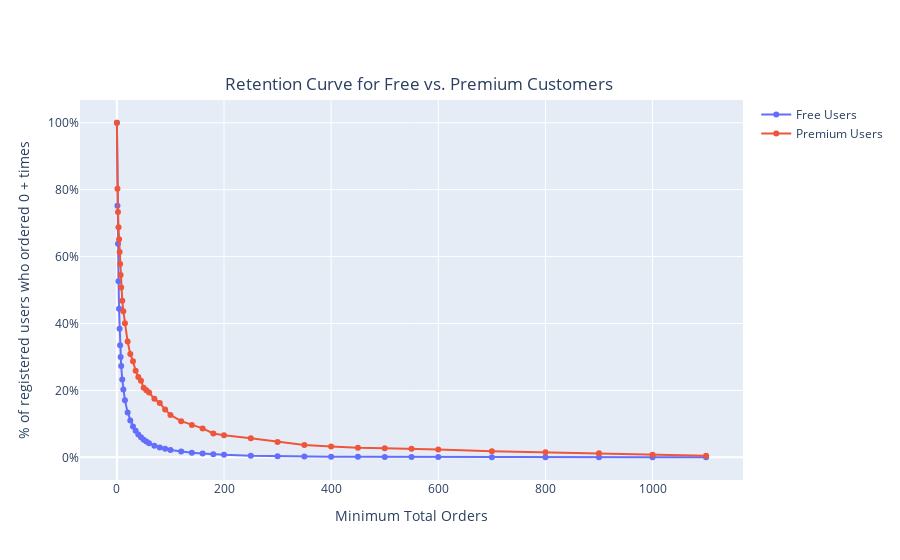

Notebook code cell kept with this figure:
### Code cell
baseline = 0 # Definir el valor de baseline
fig = go.Figure()

for i in graph_df['user_category'].unique():
    fig.add_trace(go.Scatter(x=graph_df.loc[graph_df['user_category']==i, 'min_orders'],
                             y=graph_df.loc[graph_df['user_category']==i, '%_registered_users'],
                             name= i+' Users',
                             hovertemplate='<b>%{y:.2%}</b>'))
    
fig.update_traces(mode='markers+lines')
fig.update_layout(hovermode='x unified', xaxis_title='Minimum Total Orders', 
                  yaxis={'title': '% of registered users who ordered '+str(baseline)+' + times',
                        'tickformat':',.0%'},
                  title={'text':'Retention Curve for Free vs. Premium Customers',
                         'y':0.85, 'x':0.465, 'xanchor':'center', 'yanchor':'middle'})

fig.show()

### Figure 1 — Plotly figure (JSON) as saved in the notebook; plotly's stock layout.template omitted (floating-point values rounded to 4 significant figures)
{"data": [{"hovertemplate": "<b>%{y:.2%}</b>", "mode": "markers+lines", "name": "Free Users", "type": "scatter", "x": [0, 1, 2, 3, 4, 5, 6, 7, 8, 10, 12, 15, 20, 25, 30, 35, 40, 45, 50, 55, 60, 70, 80, 90, 100, 120, 140, 160, 180, 200, 250, 300, 350, 400, 450, 500, 550, 600, 700, 800, 900, 1000, 1100], "y": [1, 0.7517, 0.6387, 0.5262, 0.4442, 0.384, 0.335, 0.2998, 0.273, 0.233, 0.2027, 0.1709, 0.1341, 0.1099, 0.0925, 0.07908, 0.06847, 0.05991, 0.05285, 0.04697, 0.04234, 0.03499, 0.02966, 0.02567, 0.02225, 0.01719, 0.01383, 0.01115, 0.009042, 0.007499, 0.004769, 0.003346, 0.00251, 0.001888, 0.001483, 0.001212, 0.001027, 0.0008265, 0.0005911, 0.0004308, 0.0003657, 0.0003006, 0.0002505]}, {"hovertemplate": "<b>%{y:.2%}</b>", "mode": "markers+lines", "name": "Premium Users", "type": "scatter", "x": [0, 1, 2, 3, 4, 5, 6, 7, 8, 10, 12, 15, 20, 25, 30, 35, 40, 45, 50, 55, 60, 70, 80, 90, 100, 120, 140, 160, 180, 200, 250, 300, 350, 400, 450, 500, 550, 600, 700, 800, 900, 1000, 1100], "y": [1, 0.8024, 0.7336, 0.6875, 0.6515, 0.6136, 0.5777, 0.5448, 0.5076, 0.4678, 0.4369, 0.4009, 0.346, 0.3087, 0.2872, 0.2588, 0.2399, 0.2285, 0.2083, 0.2001, 0.1938, 0.1749, 0.1622, 0.1433, 0.1269, 0.108, 0.09659, 0.08649, 0.07134, 0.06629, 0.05682, 0.04609, 0.03662, 0.0322, 0.02841, 0.02715, 0.02588, 0.02336, 0.01831, 0.01515, 0.01199, 0.007576, 0.004419]}], "layout": {"hovermode": "x unified", "title": {"text": "Retention Curve for Free vs. Premium Customers", "x": 0.465, "xanchor": "center", "y": 0.85, "yanchor": "middle"}, "xaxis": {"title": {"text": "Minimum Total Orders"}}, "yaxis": {"tickformat": ",.0%", "title": {"text": "% of registered users who ordered 0 + times"}}}}
